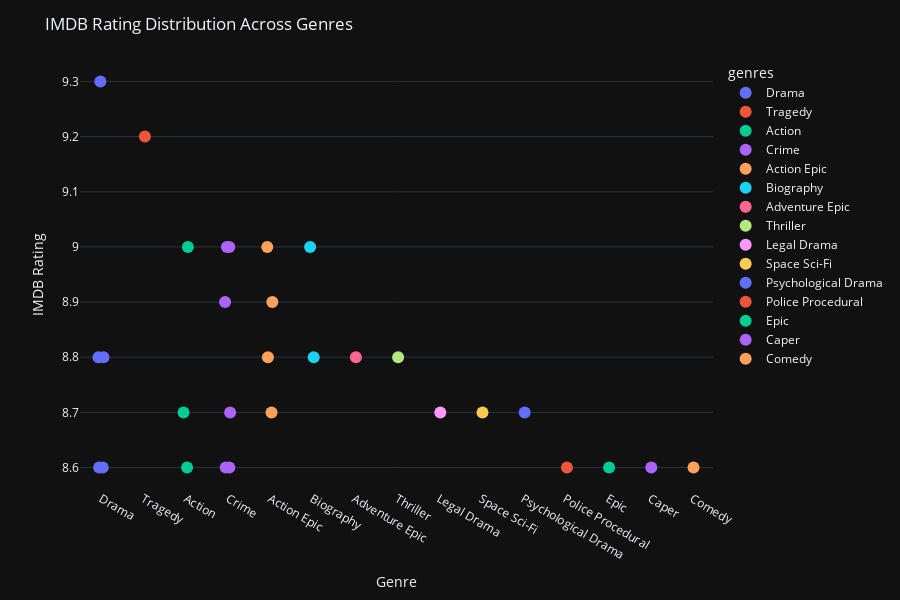

The notebook cell this image was saved under:
### Code cell
fig = px.strip(
    top_movies_genre, 
    x="genres", 
    y="Imdb_Ratings", 
    hover_data=["title"],
    color="genres"  
)
fig.update_traces(marker=dict(size=12))  
fig.update_layout(
    title="IMDB Rating Distribution Across Genres",
    xaxis_title="Genre",
    yaxis_title="IMDB Rating",
    template="plotly_dark",
    width=900,
    height=600
)
fig.show()

### Figure 1 — Plotly figure (JSON) as saved in the notebook; plotly's stock layout.template omitted (floating-point values rounded to 4 significant figures)
{"data": [{"alignmentgroup": "True", "boxpoints": "all", "customdata": [["The Shawshank Redemption"], ["Forrest Gump"], ["Fight Club"], ["It's a Wonderful Life"], ["Shichinin No Samurai"]], "fillcolor": "rgba(255,255,255,0)", "hoveron": "points", "hovertemplate": "genres=%{x}<br>Imdb_Ratings=%{y}<br>title=%{customdata[0]}<extra></extra>", "legendgroup": "Drama", "line": {"color": "rgba(255,255,255,0)"}, "marker": {"color": "#636efa", "size": 12}, "name": "Drama", "offsetgroup": "Drama", "orientation": "v", "pointpos": 0, "showlegend": true, "type": "box", "x": ["Drama", "Drama", "Drama", "Drama", "Drama"], "x0": " ", "xaxis": "x", "y": [9.3, 8.8, 8.8, 8.6, 8.6], "y0": " ", "yaxis": "y"}, {"alignmentgroup": "True", "boxpoints": "all", "customdata": [["The Godfather"]], "fillcolor": "rgba(255,255,255,0)", "hoveron": "points", "hovertemplate": "genres=%{x}<br>Imdb_Ratings=%{y}<br>title=%{customdata[0]}<extra></extra>", "legendgroup": "Tragedy", "line": {"color": "rgba(255,255,255,0)"}, "marker": {"color": "#EF553B", "size": 12}, "name": "Tragedy", "offsetgroup": "Tragedy", "orientation": "v", "pointpos": 0, "showlegend": true, "type": "box", "x": ["Tragedy"], "x0": " ", "xaxis": "x", "y": [9.2], "y0": " ", "yaxis": "y"}, {"alignmentgroup": "True", "boxpoints": "all", "customdata": [["The Dark Knight"], ["The Matrix"], ["Terminator 2: Judgment Day"]], "fillcolor": "rgba(255,255,255,0)", "hoveron": "points", "hovertemplate": "genres=%{x}<br>Imdb_Ratings=%{y}<br>title=%{customdata[0]}<extra></extra>", "legendgroup": "Action", "line": {"color": "rgba(255,255,255,0)"}, "marker": {"color": "#00cc96", "size": 12}, "name": "Action", "offsetgroup": "Action", "orientation": "v", "pointpos": 0, "showlegend": true, "type": "box", "x": ["Action", "Action", "Action"], "x0": " ", "xaxis": "x", "y": [9, 8.7, 8.6], "y0": " ", "yaxis": "y"}, {"alignmentgroup": "True", "boxpoints": "all", "customdata": [["The Godfather: Part II"], ["12 Angry Men"], ["Pulp Fiction"], ["GoodFellas"], ["The Silence of the Lambs"], ["The Green Mile"]], "fillcolor": "rgba(255,255,255,0)", "hoveron": "points", "hovertemplate": "genres=%{x}<br>Imdb_Ratings=%{y}<br>title=%{customdata[0]}<extra></extra>", "legendgroup": "Crime", "line": {"color": "rgba(255,255,255,0)"}, "marker": {"color": "#ab63fa", "size": 12}, "name": "Crime", "offsetgroup": "Crime", "orientation": "v", "pointpos": 0, "showlegend": true, "type": "box", "x": ["Crime", "Crime", "Crime", "Crime", "Crime", "Crime"], "x0": " ", "xaxis": "x", "y": [9, 9, 8.9, 8.7, 8.6, 8.6], "y0": " ", "yaxis": "y"}, {"alignmentgroup": "True", "boxpoints": "all", "customdata": [["The Lord of the Rings: The Return of the King"], ["The Lord of the Rings: The Fellowship of the Ring"], ["The Lord of the Rings: The Two Towers"], ["Star Wars: Episode V - The Empire Strikes Back"]], "fillcolor": "rgba(255,255,255,0)", "hoveron": "points", "hovertemplate": "genres=%{x}<br>Imdb_Ratings=%{y}<br>title=%{customdata[0]}<extra></extra>", "legendgroup": "Action Epic", "line": {"color": "rgba(255,255,255,0)"}, "marker": {"color": "#FFA15A", "size": 12}, "name": "Action Epic", "offsetgroup": "Action Epic", "orientation": "v", "pointpos": 0, "showlegend": true, "type": "box", "x": ["Action Epic", "Action Epic", "Action Epic", "Action Epic"], "x0": " ", "xaxis": "x", "y": [9, 8.9, 8.8, 8.7], "y0": " ", "yaxis": "y"}, {"alignmentgroup": "True", "boxpoints": "all", "customdata": [["Schindler's List"], ["12th Fail"]], "fillcolor": "rgba(255,255,255,0)", "hoveron": "points", "hovertemplate": "genres=%{x}<br>Imdb_Ratings=%{y}<br>title=%{customdata[0]}<extra></extra>", "legendgroup": "Biography", "line": {"color": "rgba(255,255,255,0)"}, "marker": {"color": "#19d3f3", "size": 12}, "name": "Biography", "offsetgroup": "Biography", "orientation": "v", "pointpos": 0, "showlegend": true, "type": "box", "x": ["Biography", "Biography"], "x0": " ", "xaxis": "x", "y": [9, 8.8], "y0": " ", "yaxis": "y"}, {"alignmentgroup": "True", "boxpoints": "all", "customdata": [["Il Buono, Il Brutto, Il Cattivo"]], "fillcolor": "rgba(255,255,255,0)", "hoveron": "points", "hovertemplate": "genres=%{x}<br>Imdb_Ratings=%{y}<br>title=%{customdata[0]}<extra></extra>", "legendgroup": "Adventure Epic", "line": {"color": "rgba(255,255,255,0)"}, "marker": {"color": "#FF6692", "size": 12}, "name": "Adventure Epic", "offsetgroup": "Adventure Epic", "orientation": "v", "pointpos": 0, "showlegend": true, "type": "box", "x": ["Adventure Epic"], "x0": " ", "xaxis": "x", "y": [8.8], "y0": " ", "yaxis": "y"}, {"alignmentgroup": "True", "boxpoints": "all", "customdata": [["Inception"]], "fillcolor": "rgba(255,255,255,0)", "hoveron": "points", "hovertemplate": "genres=%{x}<br>Imdb_Ratings=%{y}<br>title=%{customdata[0]}<extra></extra>", "legendgroup": "Thriller", "line": {"color": "rgba(255,255,255,0)"}, "marker": {"color": "#B6E880", "size": 12}, "name": "Thriller", "offsetgroup": "Thriller", "orientation": "v", "pointpos": 0, "showlegend": true, "type": "box", "x": ["Thriller"], "x0": " ", "xaxis": "x", "y": [8.8], "y0": " ", "yaxis": "y"}, {"alignmentgroup": "True", "boxpoints": "all", "customdata": [["Jai Bhim"]], "fillcolor": "rgba(255,255,255,0)", "hoveron": "points", "hovertemplate": "genres=%{x}<br>Imdb_Ratings=%{y}<br>title=%{customdata[0]}<extra></extra>", "legendgroup": "Legal Drama", "line": {"color": "rgba(255,255,255,0)"}, "marker": {"color": "#FF97FF", "size": 12}, "name": "Legal Drama", "offsetgroup": "Legal Drama", "orientation": "v", "pointpos": 0, "showlegend": true, "type": "box", "x": ["Legal Drama"], "x0": " ", "xaxis": "x", "y": [8.7], "y0": " ", "yaxis": "y"}, {"alignmentgroup": "True", "boxpoints": "all", "customdata": [["Interstellar"]], "fillcolor": "rgba(255,255,255,0)", "hoveron": "points", "hovertemplate": "genres=%{x}<br>Imdb_Ratings=%{y}<br>title=%{customdata[0]}<extra></extra>", "legendgroup": "Space Sci-Fi", "line": {"color": "rgba(255,255,255,0)"}, "marker": {"color": "#FECB52", "size": 12}, "name": "Space Sci-Fi", "offsetgroup": "Space Sci-Fi", "orientation": "v", "pointpos": 0, "showlegend": true, "type": "box", "x": ["Space Sci-Fi"], "x0": " ", "xaxis": "x", "y": [8.7], "y0": " ", "yaxis": "y"}, {"alignmentgroup": "True", "boxpoints": "all", "customdata": [["One Flew Over the Cuckoo's Nest"]], "fillcolor": "rgba(255,255,255,0)", "hoveron": "points", "hovertemplate": "genres=%{x}<br>Imdb_Ratings=%{y}<br>title=%{customdata[0]}<extra></extra>", "legendgroup": "Psychological Drama", "line": {"color": "rgba(255,255,255,0)"}, "marker": {"color": "#636efa", "size": 12}, "name": "Psychological Drama", "offsetgroup": "Psychological Drama", "orientation": "v", "pointpos": 0, "showlegend": true, "type": "box", "x": ["Psychological Drama"], "x0": " ", "xaxis": "x", "y": [8.7], "y0": " ", "yaxis": "y"}, {"alignmentgroup": "True", "boxpoints": "all", "customdata": [["Se7en"]], "fillcolor": "rgba(255,255,255,0)", "hoveron": "points", "hovertemplate": "genres=%{x}<br>Imdb_Ratings=%{y}<br>title=%{customdata[0]}<extra></extra>", "legendgroup": "Police Procedural", "line": {"color": "rgba(255,255,255,0)"}, "marker": {"color": "#EF553B", "size": 12}, "name": "Police Procedural", "offsetgroup": "Police Procedural", "orientation": "v", "pointpos": 0, "showlegend": true, "type": "box", "x": ["Police Procedural"], "x0": " ", "xaxis": "x", "y": [8.6], "y0": " ", "yaxis": "y"}, {"alignmentgroup": "True", "boxpoints": "all", "customdata": [["Saving Private Ryan"]], "fillcolor": "rgba(255,255,255,0)", "hoveron": "points", "hovertemplate": "genres=%{x}<br>Imdb_Ratings=%{y}<br>title=%{customdata[0]}<extra></extra>", "legendgroup": "Epic", "line": {"color": "rgba(255,255,255,0)"}, "marker": {"color": "#00cc96", "size": 12}, "name": "Epic", "offsetgroup": "Epic", "orientation": "v", "pointpos": 0, "showlegend": true, "type": "box", "x": ["Epic"], "x0": " ", "xaxis": "x", "y": [8.6], "y0": " ", "yaxis": "y"}, {"alignmentgroup": "True", "boxpoints": "all", "customdata": [["City of God"]], "fillcolor": "rgba(255,255,255,0)", "hoveron": "points", "hovertemplate": "genres=%{x}<br>Imdb_Ratings=%{y}<br>title=%{customdata[0]}<extra></extra>", "legendgroup": "Caper", "line": {"color": "rgba(255,255,255,0)"}, "marker": {"color": "#ab63fa", "size": 12}, "name": "Caper", "offsetgroup": "Caper", "orientation": "v", "pointpos": 0, "showlegend": true, "type": "box", "x": ["Caper"], "x0": " ", "xaxis": "x", "y": [8.6], "y0": " ", "yaxis": "y"}, {"alignmentgroup": "True", "boxpoints": "all", "customdata": [["Life Is Beautiful"]], "fillcolor": "rgba(255,255,255,0)", "hoveron": "points", "hovertemplate": "genres=%{x}<br>Imdb_Ratings=%{y}<br>title=%{customdata[0]}<extra></extra>", "legendgroup": "Comedy", "line": {"color": "rgba(255,255,255,0)"}, "marker": {"color": "#FFA15A", "size": 12}, "name": "Comedy", "offsetgroup": "Comedy", "orientation": "v", "pointpos": 0, "showlegend": true, "type": "box", "x": ["Comedy"], "x0": " ", "xaxis": "x", "y": [8.6], "y0": " ", "yaxis": "y"}], "layout": {"boxmode": "overlay", "height": 600, "legend": {"title": {"text": "genres"}, "tracegroupgap": 0}, "margin": {"t": 60}, "title": {"text": "IMDB Rating Distribution Across Genres"}, "width": 900, "xaxis": {"anchor": "y", "categoryarray": ["Drama", "Tragedy", "Action", "Crime", "Action Epic", "Biography", "Adventure Epic", "Thriller", "Legal Drama", "Space Sci-Fi", "Psychological Drama", "Police Procedural", "Epic", "Caper", "Comedy"], "categoryorder": "array", "domain": [0, 1], "title": {"text": "Genre"}}, "yaxis": {"anchor": "x", "domain": [0, 1], "title": {"text": "IMDB Rating"}}}}
